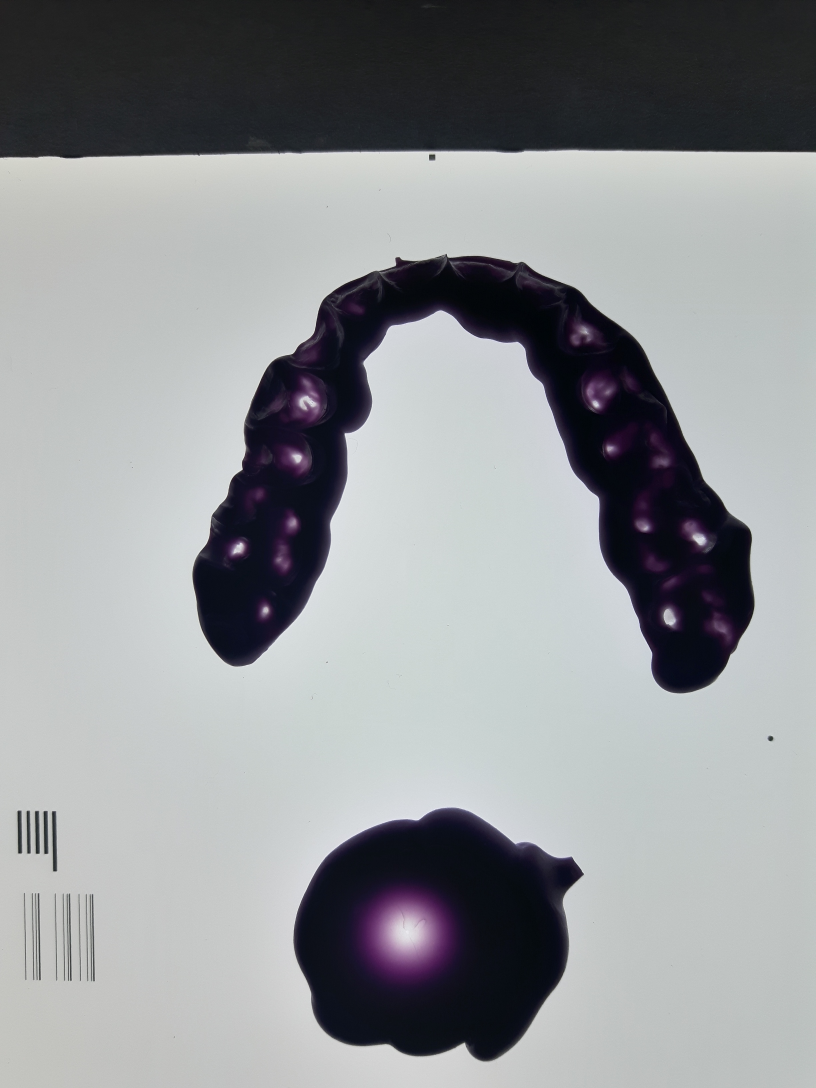
#> input picture Samsung.jpg, 2448 x 3264 px (shown at 1/3 size)
$ jupyter execute --allow-errors Calculos.ipynb
#> lines starting #> are read from the running program, lines starting #| are printed output that depends on the picture
# Oculusal Analysis

This Jupyter notebook contents the algorithm to analice an a image with bite register, wedge and measure reference.

### Import packages

[cell 1]
from PIL import Image, ImageOps, ImageChops, ImageFilter
from numpy import asarray
import os
from matplotlib import pyplot
from mpl_toolkits.mplot3d import axes3d
import matplotlib.pyplot as plt
from matplotlib import cm
import numpy as np
import pandas as pd
import plotly.graph_objects as go
import cv2
import functools
from numba import vectorize, float64, int64
# import mascara as mask

### Loading images

[cell 2]
image = Image.open('Samsung.jpg')
#> image is the input picture: PIL image 2448x3264 RGB; mean R, G, B 146, 148.6, 151.1
image_bw = image.convert(mode = "L") # Transform to black and white
print(image_bw.size) # [0]: width in pixels [1]: height in pixels
#| (2448, 3264)
plt.imshow(image)

### Step 1: cut images
(1) widge: It is used for convert the units in terms of deep pixel to distans in millimeters of the center.
(2) bite: Image to analyze
(3) measure guide: It is used for convert pixel to millimeters.

[cell 3]
bite_params = (500, 600, 2300, 2200)
guide_params = (30, 2400, 200, 2650)
wedge_params = (1050, 2650, 1400, 2950)

[cell 4]
bite = np.array(image.crop(bite_params))
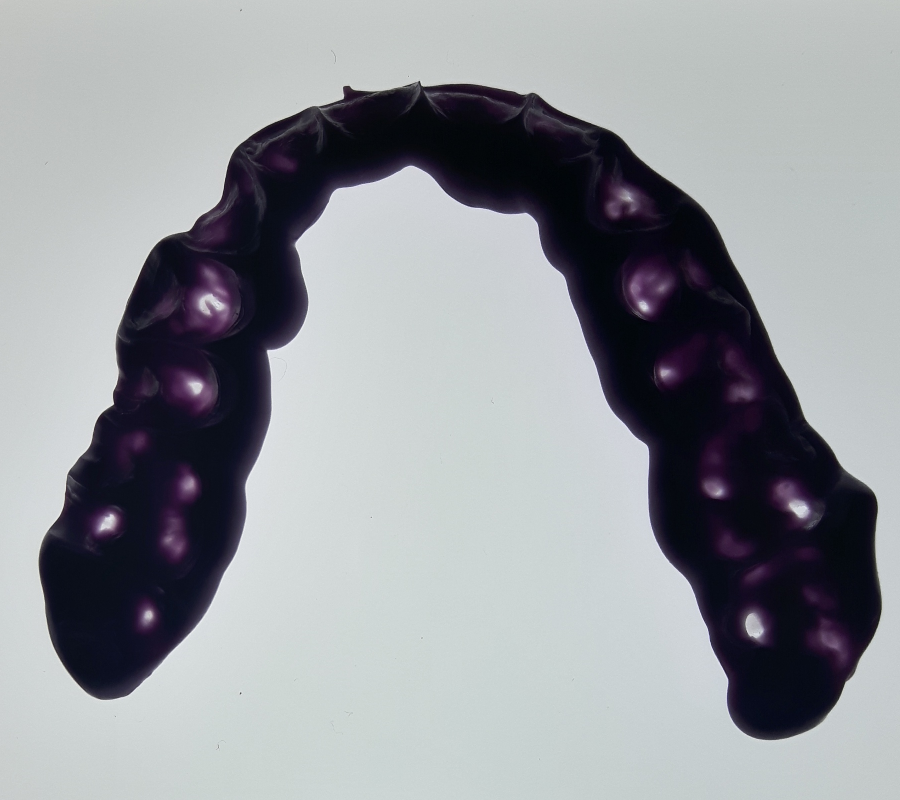
#> bite: shape (1600, 1800, 3) (shown at 1/2 size); mean R, G, B 148.6, 151.7, 156.4
new = Image.fromarray( bite, mode='RGB' )
print(type(image.crop(bite_params)))
#| <class 'PIL.Image.Image'>
print(type(image))
#| <class 'PIL.JpegImagePlugin.JpegImageFile'>
# imagen2 = bite.tobitmap()
print(type(new))
#| <class 'PIL.Image.Image'>
guide = np.array(image_bw.crop(guide_params))
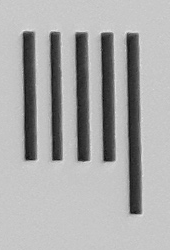
#> guide: shape (250, 170); min 11, max 232, mean 170.3
wedge = np.array(image_bw.crop(wedge_params))
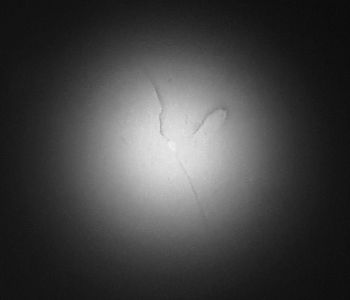
#> wedge: shape (300, 350); min 10, max 241, mean 66.5

[cell 5]
# photo.paste("black",(100,100,200,200))
bite2 = image_bw.crop(bite_params)
bite2.save('bite.jpg')
bite2.close()

[cell 6]
print(bite.shape)
#| (1600, 1800, 3)
print(guide.shape)
#| (250, 170)
print(wedge.shape)
#| (300, 350)

### Step 2: convert millimeters to pixels
Calculate the equivalence between pixels and millimeters

[cell 7]
def change_contrast(img, level):
#> called with level = 100
    factor = (259 * (level + 255)) / (255 * (259 - level))
    def contrast(c):
        return 128 + factor * (c - 128)
    return img.point(contrast)
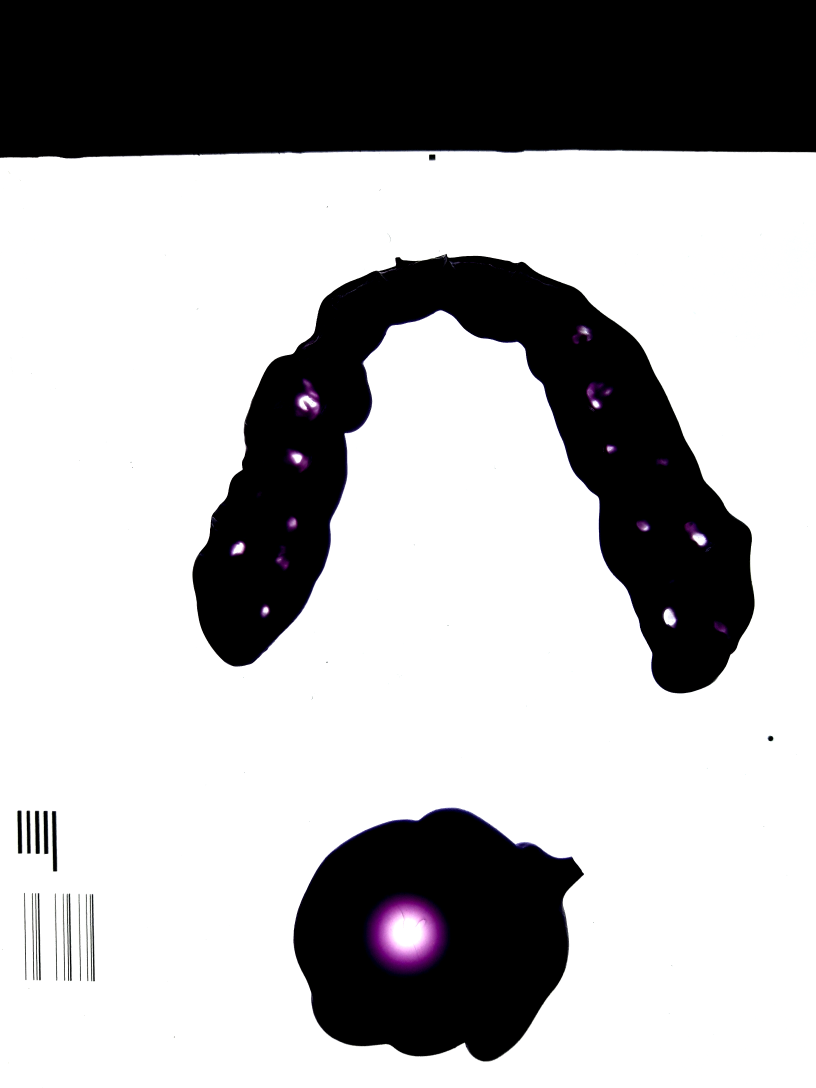
#> returned value: PIL image 2448x3264 RGB (shown at 1/3 size); mean R, G, B 177.1, 176.6, 177.4

guide_cont = change_contrast(image, 100)
guide_cont = np.array(guide_cont.crop(guide_params))
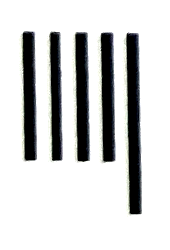
#> guide_cont: shape (250, 170, 3); mean R, G, B 206.6, 207.3, 207.1

plt.imshow(guide_cont)
guide_cont = cv2.cvtColor(guide_cont,cv2.COLOR_BGR2GRAY)
#> guide_cont: shape (250, 170)
guide_cont.shape
#> Out = (250, 170)

[cell 8]
x = "10"
float(x)

[cell 9]
mid = round(guide_cont.shape[0]/2)
#> mid = 125
zeros = [i for i, e in enumerate(guide_cont[mid]) if e == 0]
#> zeros = 38 values from 25 to 135

[cell 10]
sum_t = 0
count = 0
pix = []
for i in range(len(zeros)-1):
    if((zeros[i+1]-zeros[i]) == 1):
        sum_t = sum_t + zeros[i]
        count = count + 1
    else:
        pix.append(round(sum_t/count))
        sum_t = 0
        count = 0
#> this loop made 37 passes
#> (sum_t, count) on passes 1 to 12: (25, 1), (51, 2), (78, 3), (106, 4), (135, 5), (165, 6), (196, 7), (0, 0), (52, 1), (105, 2), (159, 3), (214, 4)
#> after the loop, pix = [28, 54, 82, 106]

[cell 11]
mm = round(np.mean(np.diff(pix)))
#> mm = 26
mm
#> Out = 26

### Step 3: Convert depth pixel to millimeters
Using the wedge to convert each pixel depth to equivalent millimeters from the center of the wedge

[cell 12]
wedge_w = []

for i in range(wedge.shape[0]):
    x = list(wedge[i])
    wedge_w.append(max(x))
#> after the loop, wedge_w = 300 values, max 241 at index 145, min 27 at index 0, mean 130.1
pix_med_y = wedge_w.index(max(wedge_w))
#> pix_med_y = 145
plt.imshow(wedge)

[cell 13]
pix_med_x = np.argmax(wedge[pix_med_y])
#> pix_med_x = 170

[cell 14]
print(pix_med_x)
#| 170
print(pix_med_y)
#| 145

After calibrate the center of widge, calculate the value of each depth in terms of millimeters

[cell 15]
dist = []
prof = []
dist_p = []
for i in range(wedge.shape[1]):
        dist.append((i - pix_med_x)/mm)
        dist_p.append((i - pix_med_x))
        prof.append(wedge[pix_med_x][i])
#> after the loop, dist = 350 values from -6.54 to 6.88; dist_p = 350 values from -170 to 179; prof = 350 values, max 218 at index 174, min 19 at index 343, mean 108.3

plt.plot(dist_p, prof)
data_wedge_dist = pd.DataFrame({"d_pix":prof, "x_pix":dist_p, "x_mm":dist})
#> data_wedge_dist = table of 350 rows and 3 columns
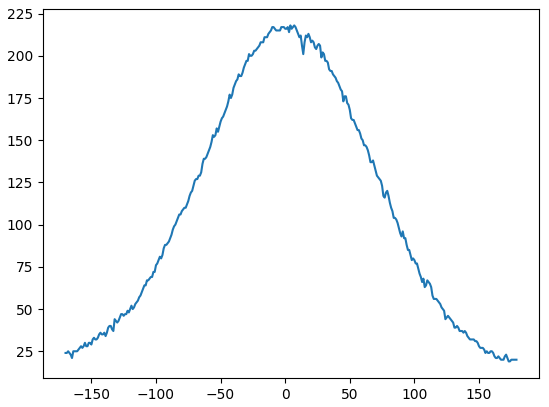
#> figure drawn by matplotlib, 1 panel; curve peaks at x = 4, y = 218

[cell 16]
dist = []
prof = []
dist_p = []
for i in range(wedge.shape[1]):
        dist.append(np.abs(i - pix_med_x)/mm)
        dist_p.append(np.abs(i - pix_med_x))
        prof.append(wedge[pix_med_x][i])
#> after the loop, dist = 350 values, max 6.88 at index 349, min 0 at index 170, mean 3.37; dist_p = 350 values, max 179 at index 349, min 0 at index 170, mean 87.56

plt.plot(dist_p, prof)
data_wedge_dist = pd.DataFrame({"d_pix":prof, "x_pix":dist_p, "x_mm":dist})
data_wedge_dist[240:280]
#> Out = table of 40 rows and 3 columns
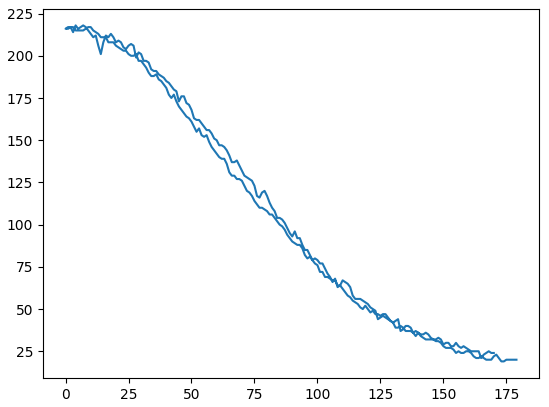
#> figure drawn by matplotlib, 1 panel

[cell 17]
import pandas as pd
x = np.arange(-19, 19, 0.01)
#> x = 3800 values from -19 to 18.99

def tomm(w):
    return -np.sqrt(361-w*w) + 19
#     return -1/2*np.sqrt(22201-4*w*w)

y = list(map(tomm, x))
#> y = 3800 values, max 19 at index 0, min 0 at index 1900, mean 4.08
y_pix = list(map(lambda w: round(w*mm), y))
#> y_pix = 3800 values, max 494 at index 0, min 0 at index 1815, mean 106
x_pix = list(map(lambda w: round(w*mm), x))
#> x_pix = 3800 values from -494 to 494

data_wedge_depth = pd.DataFrame({"x_mill":x, "y_mill":y, "y_pix":y_pix, "x_pix":x_pix})
#> data_wedge_depth = table of 3800 rows and 4 columns
plt.plot(data_wedge_depth["x_mill"], data_wedge_depth["y_mill"])
# data_wedge_depth
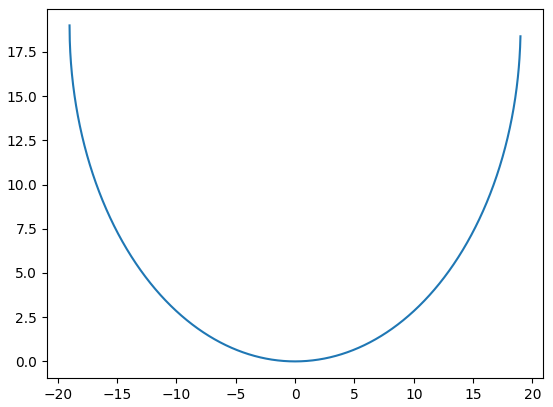
#> figure drawn by matplotlib, 1 panel; curve peaks at x = -19, y = 19

[cell 18]
wedge_dd = data_wedge_depth.merge(data_wedge_dist)
#> wedge_dd = table of 1346 rows and 6 columns
wedge_xd = wedge_dd.groupby("x_pix").median().reset_index()
#> wedge_xd = table of 180 rows and 6 columns
wedge_dd = wedge_dd.groupby("d_pix").median().reset_index()
#> wedge_dd = table of 165 rows and 6 columns

[cell 19]
k_pix = min(np.array(wedge_dd[wedge_dd.y_mill <= 0.05]["d_pix"]))
#> k_pix = 188
w_pix = min(np.array(wedge_dd[wedge_dd.y_mill <= 0.35]["d_pix"]))
#> w_pix = 86
print(k_pix)
#| 188
print(w_pix)
#| 86

[cell 20]
def depth_found(dist, a):
    y =  [i for i, e in enumerate(prof) if e == a]
    if(len(y)== 0):
        return "not found"
    else:
        return np.median([dist[i] for i in y])

distances = []
depths = []

for i in range(255):
    distances.append(depth_found(dist, i))
    depths.append(i)
#> this loop made 255 passes
#> y in depth_found on passes 20 to 22: [343, 344], [337, 338, 339, 345, 346, 347, 348, 349], [5, 333, 334, 336, 342]
#> after the loop, depths = 255 values from 0 to 254; distances = 255 items, first 6: 'not found', 'not found', 'not found', 'not found', 'not found', 'not found'

for i in range(len(distances)):
    if(i == 0 and distances[i]=="not found"):
        aux = [x for x in distances if x!= "not found"]
        distances[i] = max(aux)
    if(distances[i] == "not found"):
        distances[i] = distances[i - 1]
#> after the loop, distances = 255 values, max 6.75 at index 0, min 0.115 at index 216, mean 2.91

# To get every depths, put it in the index of "distances"
plt.plot(distances,depths)
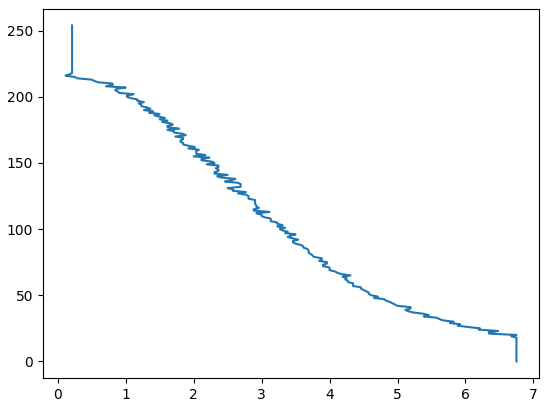
#> figure drawn by matplotlib, 1 panel

### Step 5: calculate the maximun depth
In this step, the maximun depth for the contacts is calculated

[cell 21]
# print(max([x for x in distances if x <= 0.05]))
# k = min([i for i, e in enumerate(distances) if e <= 0.05])
# w = min([i for i, e in enumerate(distances) if e <= 0.35])
# k

### Step 4: Transform each pixel distance
Here, each depth pixel on the bite is transform to its equivalent millimeters distance to the center of the wedge.

[cell 22]
@vectorize([int64(float64)])
def redondear(x):
    return x

[cell 23]
# bite = np.array(image.crop(bite_params))
cut_params = [(150,1100),(220,820),(450.40,800),(400,1200.18)]
cut_params = redondear(cut_params)
pts = np.array(cut_params)
#> pts = [[150, 1100], [220, 820], [450.4, 800], [400, 1200.2]]
## (1) Crop the bounding rect
#> (the rest of this cell did not finish here and is left out)

#> (a cell that did not finish here is left out)

#> (a cell that did not finish here is left out)

[cell 26]
class Switch(dict):
    def __getitem__(self, item):
        for key in self.keys():                   # iterate over the intervals
            if item in key:                       # if the argument is part of that interval
                return super().__getitem__(key)   # return its associated value
        raise KeyError(item)                      # if not in any interval, raise KeyError

switch = Switch({
    range(k_pix, 255): 2,
    range(w_pix, k_pix): 1,
    range(0, w_pix): 0
})
print(k_pix)
#| 188
print(w_pix)
#| 86

[cell 27]
# classification = dst.copy()
# for i in range(dst.shape[0]):
#     classification[i] = [switch[x] for x in dst[i]]

[cell 28]
@vectorize([float64(float64)])
def f(x):
    return switch[x]

#> (a cell that did not finish here is left out)

[cell 30]
# (clasification1 == clasification).all()

#> (a cell that did not finish here is left out)

[cell 32]
low = 0
contact = 0
close = 0
#> (the rest of this cell did not finish here and is left out)

### Calculate the area and number of contacts and close areas

[cell 33]
area_contact = (1/mm**2)*contact
#> area_contact = 0
area_close = (1/mm**2)*close
#> area_close = 0
print(area_contact)
#| 0.0
print(area_close)
#| 0.0

#> (a cell that did not finish here is left out)

[cell 35]
contactos = []
#> (the rest of this cell did not finish here and is left out)

[cell 36]
if len([i for i, e in enumerate(np.diff(contactos)) if e != 1]) == 0:
    count_contact = 1
else:
    count_contact = len([i for i, e in enumerate(np.diff(contactos)) if e != 1])
count_contact

[cell 37]
contactos = []
#> (the rest of this cell did not finish here and is left out)

[cell 38]
import numpy as np
import plotly.graph_objs as go
import ipywidgets as widgets
from plotly.colors import DEFAULT_PLOTLY_COLORS

x = np.linspace(0,6,100)
#> x = 100 values from 0 to 6
y = np.sin(x)
#> y = 100 values, max 1 at index 26, min -1 at index 78, mean 0.00517

data = [go.Scattergl(x=x, y=y, mode='markers', name = 'All nodes',
                     selected=dict(marker=dict(color=DEFAULT_PLOTLY_COLORS[1])))]

layout = dict(title=dict(text = 'asagsggsa'), dragmode='lasso')
fig = go.FigureWidget(data=data, layout= layout)

# seleccion = []

def otra(trace, points, selector):
    seleccion=selector
    print(selector)

fig.data[0].on_selection(otra)
# print(salida)
# fig2.data[0].on_selection(selection_fn2)
display(widgets.HBox([fig,fig]))

[cell 39]
imagen = Image.open('bite.jpg')
im_w, im_h = imagen.size
#> im_w = 1800; im_h = 1600
plt.imshow(imagen)
# plt.imshow(bite)
im_h
#> Out = 1600

[cell 40]
import plotly.graph_objs as go
# Create figure
fig = go.Figure()

# Constants
img_width = im_w
#> img_width = 1800
img_height = im_h
#> img_height = 1600
scale_factor = 0.5

# Add invisible scatter trace.
# This trace is added to help the autoresize logic work.
fig.add_trace(
    go.Scatter(
        x=[0, img_width * scale_factor],
        y=[0, img_height * scale_factor],
        mode="markers",
        marker_opacity=0
    )
)

# Configure axes
fig.update_xaxes(
    visible=False,
    range=[0, img_width * scale_factor]
)

fig.update_yaxes(
    visible=False,
    range=[0, img_height * scale_factor],
    # the scaleanchor attribute ensures that the aspect ratio stays constant
    scaleanchor="x"
)

# Add image
fig.add_layout_image(
    go.layout.Image(
        x=0,
        sizex=img_width * scale_factor,
        y=img_height * scale_factor,
        sizey=img_height * scale_factor,
        xref="x",
        yref="y",
        opacity=1.0,
        layer="below",
        sizing="stretch",
        source="bite.jpg")
)

# Configure other layout
fig.update_layout(
    width=img_width * scale_factor,
    height=img_height * scale_factor,
    margin={"l": 0, "r": 0, "t": 0, "b": 0},
)

layout = dict(title=dict(text = 'asagsggsa'), dragmode='lasso')
fig2 = go.FigureWidget(data=fig, layout= layout)


def otra(trace, points, selector):
    global seleccion
    seleccion = selector

fig2.data[0].on_selection(otra)

display(widgets.HBox([fig2]))
# Disable the autosize on double click because it adds unwanted margins around the image
# More detail: https://plot.ly/python/configuration-options/
# fig.show(config={'doubleClick': 'reset'})

#> (a cell that did not finish here is left out)

#> (a cell that did not finish here is left out)

#> (a cell that did not finish here is left out)

[cell 44]
class Switch(dict):
    def __getitem__(self, item):
        for key in self.keys():                   # iterate over the intervals
            if item in key:                       # if the argument is part of that interval
                return super().__getitem__(key)   # return its associated value
        raise KeyError(item)                      # if not in any interval, raise KeyError

switch = Switch({
    range(k_pix, 255): 2,
    range(w_pix, k_pix): 1,
    range(0, w_pix): 0
})
print(k_pix)
#| 188
print(w_pix)
#| 86
